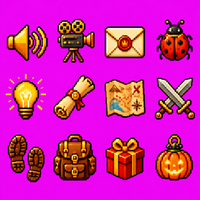
#> input picture tools/art/nguon/ai/ui/bieu-tuong.png, 200 x 200 px, given in place of ui-kit-1.png, which was not available
$ python ui_kit_only.py
#> lines starting #> are read from the running program, lines starting #| are printed output that depends on the picture; after the words box and inside, x2 and y2 are one past the last pixel; in counts of white or black regions, pixels touching at a corner belong together
### tools/art/ui_kit.py
"""Bộ khung giao diện từ ảnh GPT (chủ dự án 02/11/2026 21:46, nguon/ai/ui/ui-kit-1.png, mẫu ghép ui-mau-1.png).
Ảnh "giả pixel" khối 3 điểm: bỏ nền hồng, thu 1/3 về điểm ảnh thật, gom màu. Chữ vẽ sẵn trong ảnh không dùng (game tự viết chữ
bằng phông pixel), nên:
- khung nút dài (ui-k-btn): lấy nút "Túi đồ", tô lại lòng nút theo màu cột sát mép phải (xoá biểu tượng, chữ), dùng 9 mảnh;
- biểu tượng nút (ui-k-i-<tên>): cắt phần biểu tượng bên trái mỗi nút mẫu, loang bỏ màu lòng nút quanh biểu tượng;
- vòng nút tròn (ui-k-ring-lam / -do): lấy nút Lướt, Liệt Diễm, khoét lòng tròn trong suốt để biểu tượng chiêu hiện bên dưới;
- nút Đánh (ui-k-atk): cả hình (vòng, song kiếm, chữ Đánh);
- khung bảng (ui-k-panel), thanh máu / linh khí / rỗng (ui-k-bar-*), ô chat (ui-k-chat), mũi tên thu gọn (ui-k-arrow-l/-r).
Kiểu dùng ở style-ui-kit.css. Gọi từ build.py: ui_kit.build(save)."""
from collections import deque
from pathlib import Path
import numpy as np
from PIL import Image
from px import Canvas
import ai_import as AI
from scipy import ndimage as nd
from le_hoi import _key, _crop

SRC = Path(__file__).resolve().parent / 'nguon' / 'ai' / 'ui' / 'ui-kit-1.png'
K = 3   # khối điểm của ảnh nguồn; chủ dự án 02/11/2026 22:51: giữ nguyên độ phân giải ảnh gốc, chỉ cắt và bỏ nền (không thu về điểm ảnh)

# (x0, y0, x1, y1) trên ảnh nguồn 1024×1536
BTN_L, BTN_R = (22, 34), (241, 462)
ROWS = [(263, 337), (342, 412), (418, 488), (495, 567), (571, 644)]
ICONS = {   # tên: khung cắt biểu tượng, nằm trong lòng nút (chừa viền khung 3 điểm trên dưới, trái), kẻo dính vạch khung
    'tui': (34, 272, 104, 328), 'menu': (252, 272, 340, 328), 'cong-phap': (34, 351, 110, 403), 'bi-canh': (262, 351, 336, 403),
    'su-kien': (36, 427, 110, 479), 'nhiem-vu': (254, 427, 336, 479), 'dong-phu': (34, 504, 112, 558), 'ban-do': (252, 504, 334, 558),
    'xep-hang': (34, 580, 110, 635), 'thu': (262, 584, 338, 634), 'loi': (372, 584, 450, 634), 'de-xuat': (42, 656, 108, 708),
    'tu-danh': (550, 636, 616, 694),
}


def _cut(a, box):
    x0, y0, x1, y1 = box
    return _crop(a[y0:y1, x0:x1])


def _px(c, colors=40):
    return np.ascontiguousarray(c, dtype=np.uint8)   # giữ nguyên ảnh gốc (chỉ cắt, bỏ nền)


# [12 lines left out: function _main, not called in this run]


def _canvas(a):
    c = Canvas(a.shape[1], a.shape[0]); c.a = a; return c


def _empty_btn(a):
    """Nút Túi đồ → khung rỗng: mỗi hàng trong lòng (chừa viền 3 điểm) tô bằng màu điểm cách mép phải 5 điểm."""
    b = _px(_cut(a, (22, 263, 234, 337)))
    h, w = b.shape[:2]
    for y in range(9, h - 9):
        col = b[y, w - 18].copy()
        if col[3] == 0: continue
        b[y, 12:w - 15] = col
    return b


# [42 lines left out: functions _icon, _empty_chat, _ring, not called in this run]


def build(save):
    a = _key(np.array(Image.open(SRC).convert('RGB')))
    n = 0
    def put(sid, arr, note, anchor=None):
        nonlocal n
        c = _canvas(arr); save(sid, [c], anchor or (c.w // 2, c.h // 2), note + ' (ảnh GPT nguon/ai/ui/ui-kit-1.png)'); n += 1
    put('ui.k-btn', _empty_btn(a), 'khung nút dài 9 mảnh, lòng tím sẫm')
    for name, box in ICONS.items():
        put('ui.k-i-' + name, _icon(a, box), 'biểu tượng nút ' + name)
    put('ui.k-ring-lam', _ring(a, (22, 751, 138, 869), 0.70), 'vòng nút tròn đá lam (Lướt)')
    put('ui.k-ring-do', _ring(a, (391, 752, 507, 865), 0.72), 'vòng nút tròn đá đỏ (chiêu, đan, pháp bảo; từ nút Đan)')
    put('ui.k-atk', _main(_px(_cut(a, (796, 698, 998, 902)))), 'nút Đánh: vòng vàng, song kiếm, chữ Đánh')
    pn = _px(_cut(a, (641, 1058, 849, 1198)))
    pn[18:-18, 18:-18, 3] = np.where(pn[18:-18, 18:-18, 3] > 0, 150, 0)   # lòng bảng trong mờ: vẫn thấy cảnh, đồ rơi phía sau (chủ dự án 02/11 13:38)
    put('ui.k-panel', pn, 'khung bảng 9 mảnh góc vàng, lòng trong mờ')
    put('ui.k-chat', _empty_chat(a), 'ô nhập trò chuyện (đã xoá chữ mẫu)')
    put('ui.k-bar-do', _px(_cut(a, (21, 988, 211, 1022))), 'thanh máu')
    put('ui.k-bar-lam', _px(_cut(a, (214, 986, 393, 1022))), 'thanh linh khí')
    put('ui.k-bar-rong', _px(_cut(a, (396, 986, 575, 1022))), 'thanh rỗng')
    put('ui.k-arrow-l', _px(_cut(a, (880, 1230, 916, 1281))), 'mũi tên trái (thu gọn)')
    put('ui.k-arrow-r', _px(_cut(a, (938, 1231, 973, 1282))), 'mũi tên phải (mở ra)')
    put('ui.k-den', _px(_cut(a, (849, 22, 912, 214))), 'đèn lồng treo góc bảng')
    return n

### tools/art/le_hoi.py
"""Đồ lễ hội các tinh cầu (chủ dự án 02/11/2026: mọi tinh cầu là đêm trăng, tinh cầu nào cũng đang mở hội).
Nguồn: ảnh GPT bộ vật phẩm nền hồng tím ở nguon/ai/le-hoi/<tinh cầu>/bo-<số>.png (chủ dự án tạo, cho phép dùng).
Mỗi món cắt theo khung đã dò sẵn (lh_bo.py, toạ độ trên ảnh gốc 1536×1024), bỏ nền hồng, thu về điểm ảnh thật ở cỡ đúng
(cỡ ghi bằng đơn vị bản đồ, 1 ô = 16; người chuẩn cao 24), gom màu, viền mực. Hình lưu theo tỉ lệ "scale" như nhân vật (0,5333:
một điểm ảnh hình = 0,5333 đơn vị bản đồ) để nét đều với người. Đèn, pha lê, lửa, mặt nước dò tự động từ điểm ảnh sáng:
ghi "lights" (đèn hắt quầng, lập loè), "glints" (mặt nước lấp lánh), "flame" (miệng lò lửa) vào data/art.json để game vẽ hiệu
ứng bằng code (src/render/draw-hoi.js). Gọi từ build.py: le_hoi.build(save)."""
from pathlib import Path
import numpy as np
from PIL import Image
from scipy import ndimage as nd
from px import Canvas, MANIFEST
import ai_import as AI
from lh_bo import BO

SRC = Path(__file__).resolve().parent / 'nguon' / 'ai' / 'le-hoi'
SC = 0.5333   # đơn vị bản đồ mỗi điểm ảnh hình (bằng nhân vật)


def _key(a):
    """Bỏ nền hồng tím (cả quầng tím nhạt quanh đèn): đỏ, lam cao, lục thấp hẳn."""
    r, g, b = (a[:, :, i].astype(int) for i in range(3))
    bg = (r > 150) & (b > 150) & (g < 130) & (g < r - 60) & (g < b - 60)
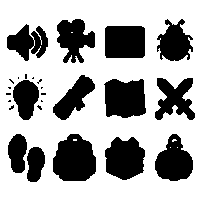
#> bg: shape (200, 200) bool; 66.4% white; 26 black regions (13 under 20 px), largest, box (x1, y1, x2, y2) and area: (53, 134, 96, 181) 1586, (104, 79, 146, 118) 1393, (105, 137, 145, 180) 1323
    # vùng hồng không thông ra mép tấm là nằm trong hình: đốm nhỏ tô bằng màu điểm hình gần nhất (kẻo thủng lỗ đen); vùng lớn mà màu
    # lệch xa màu nền (quầng tím của trận pháp, mái vải tím) là màu thật của hình, giữ nguyên; vùng lớn đúng màu nền (lỗ vòng cổng) bỏ
    lab, k = nd.label(bg)
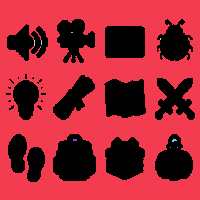
#> lab: shape (200, 200) int32; 11 distinct labels, from 0 to 10; one colour per label, 0 black
#> k = 10
    if k:
        edge = set(np.unique(np.concatenate([lab[0], lab[-1], lab[:, 0], lab[:, -1]]))) - {0}
#> edge = 1 item
        idx = np.arange(1, k + 1)
#> idx = [1, 2, 3, 4, 5, 6, 7, 8, 9, 10]
        size = nd.sum(np.ones_like(lab), lab, index=idx)
#> size = [26531, 2, 2, 6, 5, 2, 8, 10, 1, 1]
        col = a[:, :, :3].astype(float)
        bgc = np.median(col[lab == max(edge, key=lambda e: size[e - 1])], axis=0) if edge else np.array([250, 5, 250])
#> bgc = [237, 5, 243]
        dist = np.sqrt(((col - bgc) ** 2).sum(axis=2))
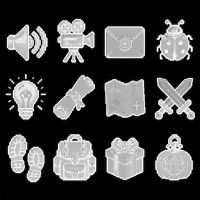
#> dist: shape (200, 200) float64; min 0, max 344.9, mean 92.1; drawn with min black and max white
        mdist = nd.mean(dist, lab, index=idx)
#> mdist = [4.47, 52.89, 13.55, 24.34, 19.22, 13.4, 67.23, 35.65, 8.06, 10.1]
        inner = np.array([i not in edge for i in idx])
#> inner = [False, True, True, True, True, True, True, True, True, True]
        small = np.isin(lab, idx[inner & (size < 260)])
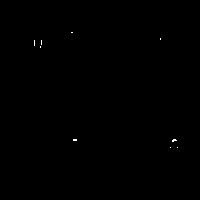
#> small: shape (200, 200) bool; 0.09% white in thin lines or dots, all inside (x1, y1, x2, y2) = (34, 32, 178, 148)
        keep = np.isin(lab, idx[inner & (size >= 260) & (mdist > 70)])
#> keep: shape (200, 200) bool; every value is 0
        if small.any():
            _, (iy, ix) = nd.distance_transform_edt(bg, return_indices=True)
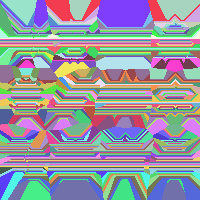
#> iy: shape (200, 200) int32; 138 distinct labels, from 19 to 181; one colour per label, 0 black
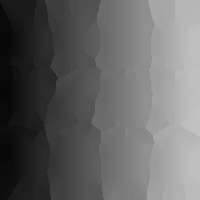
#> ix: shape (200, 200) int32; min 6, max 194, mean 99.6
            a = a.copy(); a[small] = a[iy[small], ix[small]]
#> in _key, a is the input picture: shape (200, 200, 3); mean R, G, B 207.6, 31.6, 173.3
#> after `a[small] = a[iy[small], ix[small]]`: a: shape (200, 200, 3); 0.09% of pixels changed, all inside (x1, y1, x2, y2) = (34, 32, 178, 148)
        bg = bg & ~small & ~keep
#> bg: shape (200, 200) bool; 66.3% white; 26 black regions (13 under 20 px), largest, box (x1, y1, x2, y2) and area: (53, 134, 96, 181) 1594, (104, 79, 146, 118) 1393, (105, 137, 145, 180) 1323
    out = np.dstack([a[:, :, :3], np.where(bg, 0, 255).astype(np.uint8)])
    # mép ám hồng: điểm sát nền mà vẫn ngả hồng tím thì bỏ thêm hai vòng
    for _ in range(2):
        s = out[:, :, 3] > 0
        near = np.zeros_like(s)
        near[1:, :] |= ~s[:-1, :]; near[:-1, :] |= ~s[1:, :]; near[:, 1:] |= ~s[:, :-1]; near[:, :-1] |= ~s[:, 1:]
        pink = (r > 120) & (b > 120) & (g < r - 45) & (g < b - 45)
        out[near & s & pink, 3] = 0
#> near: shape (200, 200) bool; 71.6% white; 19 black regions (6 under 20 px), largest, box (x1, y1, x2, y2) and area: (54, 135, 95, 179) 1426, (106, 80, 145, 117) 1233, (106, 139, 143, 179) 1159
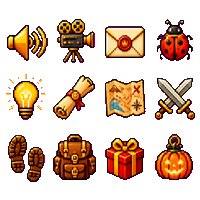
#> out: shape (200, 200, 4); mean R, G, B, A 207.5, 31.6, 173.1, 84.2; transparent parts drawn white
    return out


def _crop(a):
    ys, xs = np.nonzero(a[:, :, 3] > 0)
#> ys = empty array; xs = empty array
#> (the run stopped early here; a loop or call above may not have finished)

$ run again, on tools/art/nguon/ai/ui/den-1.png
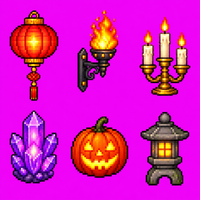
#> input picture tools/art/nguon/ai/ui/den-1.png, 200 x 200 px, given in place of ui-kit-1.png, which was not available
#> in _key, `lab, k = nd.label(bg)`:
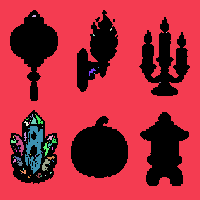
#> lab: shape (200, 200) int32; 67 distinct labels, from 0 to 66; one colour per label, 0 black
#> k = 66
#> edge = 1 item
#> size = 66 values, max 27128 at index 0, min 1 at index 3, mean 425.1
#> bgc = [239, 4, 247]
#> mdist = 66 values, max 146.7 at index 41, min 3.52 at index 0, mean 89.92
#> small: shape (200, 200) bool; 1.2% white in thin lines or dots, all inside (x1, y1, x2, y2) = (11, 15, 167, 178)
#> keep: shape (200, 200) bool; 1.1% white; 1 white region, box (x1, y1, x2, y2) and area: (25, 126, 43, 174) 452
#> iy: shape (200, 200) int32; 167 distinct labels, from 10 to 185
#> in _key, a is the input picture: shape (200, 200, 3); mean R, G, B 212.6, 24.9, 187.8
#> a: shape (200, 200, 3); 1.19% of pixels changed, all inside (x1, y1, x2, y2) = (11, 15, 167, 178)
#> after the loop in _key, `for _ in range(2):`:
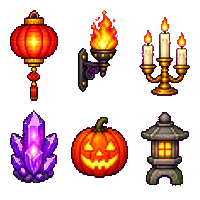
#> out: shape (200, 200, 4); mean R, G, B, A 212.1, 25, 187.3, 80.5; transparent parts drawn white
#> ys = empty array
